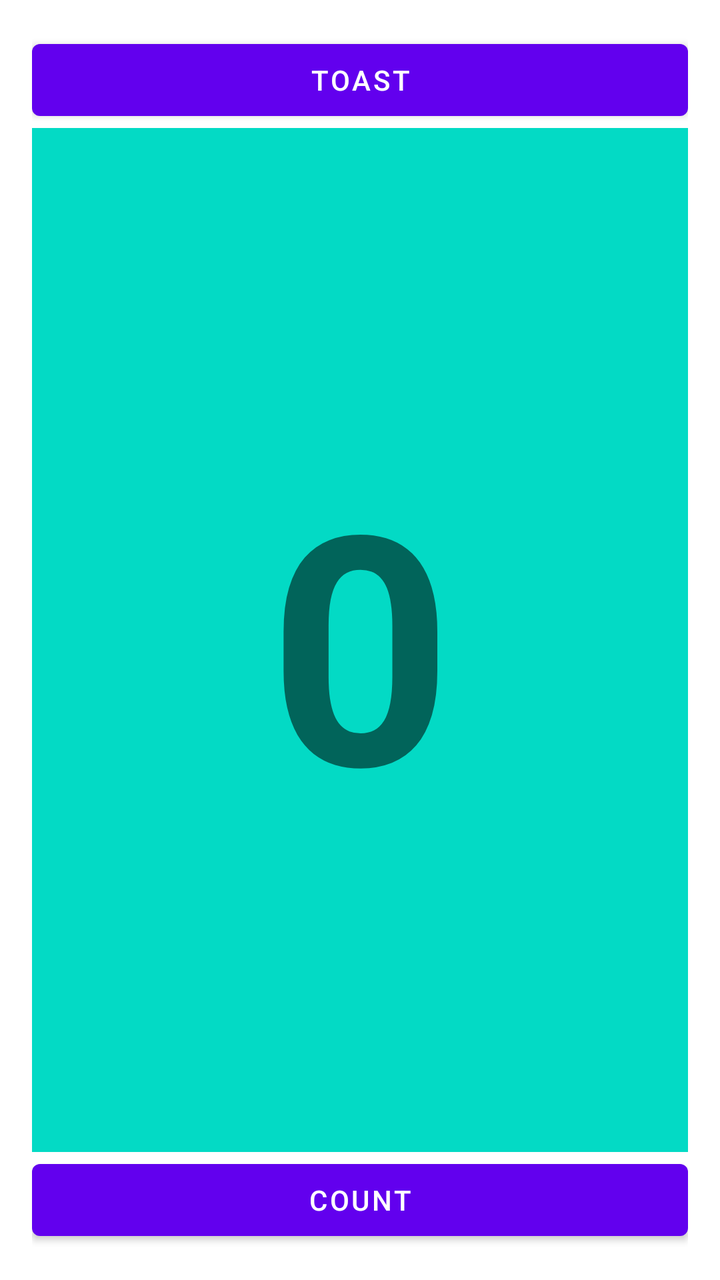
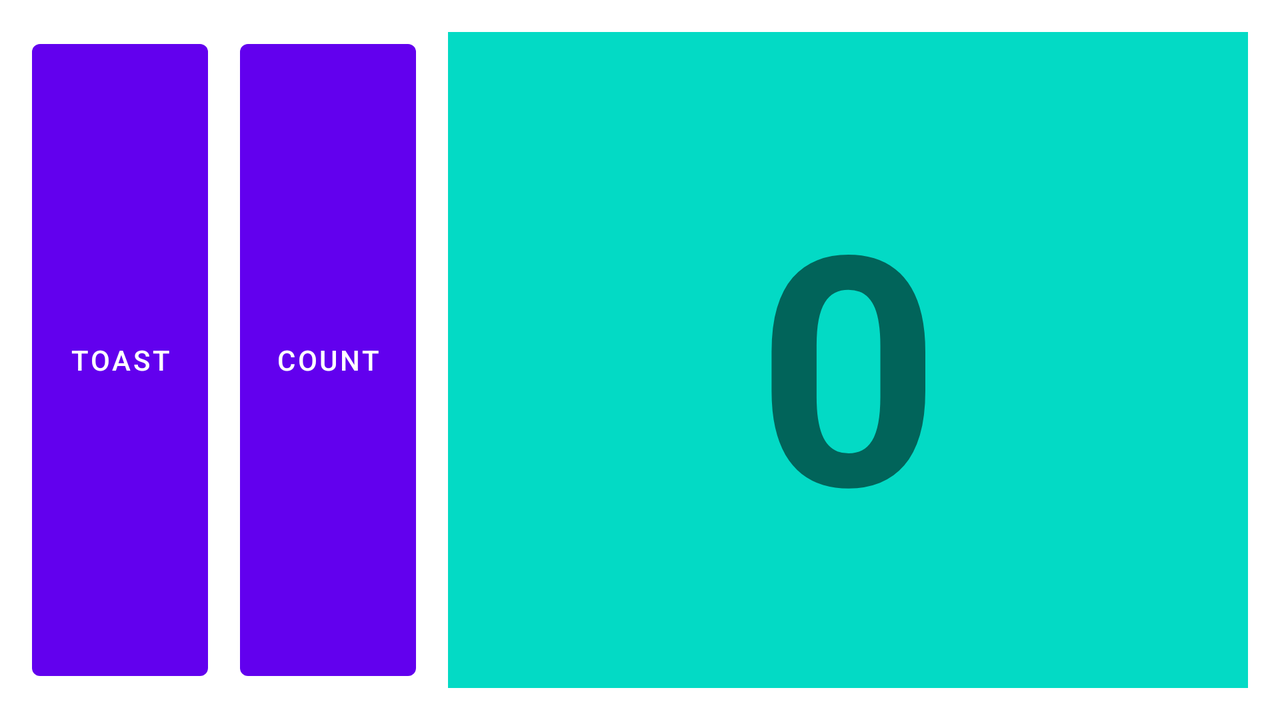

One screen, two layout resources from the same app: the default and the repository's alternative for another configuration. Each is rendered where Android would select it; the XML of both is given below.
<!-- AndroidManifest.xml: application theme Theme.AndersenHomeworks -->
<!-- res/layout/activity_lesson1_2.xml -->
<?xml version="1.0" encoding="utf-8"?>
<LinearLayout xmlns:android="http://schemas.android.com/apk/res/android"
    xmlns:app="http://schemas.android.com/apk/res-auto"
    xmlns:tools="http://schemas.android.com/tools"
    android:layout_width="match_parent"
    android:layout_height="match_parent"
    android:padding="@dimen/app_padding"
    android:orientation="vertical"
    tools:context=".lessons1_2.ActivityLessons1_2">

    <Button
        android:id="@+id/activityLesson1_2_btnToast"
        android:layout_width="match_parent"
        android:layout_height="wrap_content"
        android:text="@string/activityLesson1_2_btnToast_title" />

    <TextView
        android:id="@+id/activityLesson1_2_tvCount"
        android:layout_width="match_parent"
        android:layout_height="0dp"
        android:layout_weight="1"
        android:text="@string/activityLesson1_2_tvCount_text"
        android:textSize="@dimen/activityMain_tvCount_textSize"
        android:textStyle="bold"
        android:gravity="center"
        android:background="@color/teal_200" />

    <Button
        android:id="@+id/activityLesson1_2_btnCount"
        android:layout_width="match_parent"
        android:layout_height="wrap_content"
        android:text="@string/activityLesson1_2_btnCount_title" />

</LinearLayout>
<!-- resources referenced by this layout -->
<resources>
  <color name="teal_200">#FF03DAC5</color>
  <dimen name="activityMain_tvCount_textSize">160sp</dimen>
  <dimen name="app_padding">16dp</dimen>
  <string name="activityLesson1_2_btnCount_title">Count</string>
  <string name="activityLesson1_2_btnToast_title">Toast</string>
  <string name="activityLesson1_2_tvCount_text">0</string>
  <style name="Theme.AndersenHomeworks" parent="Theme.MaterialComponents.DayNight.DarkActionBar">
          
          <item name="colorPrimary">@color/purple_500</item>
          <item name="colorPrimaryVariant">@color/purple_700</item>
          <item name="colorOnPrimary">@color/white</item>
          
          <item name="colorSecondary">@color/teal_200</item>
          <item name="colorSecondaryVariant">@color/teal_700</item>
          <item name="colorOnSecondary">@color/black</item>
          
          <item name="android:statusBarColor" tools:targetApi="l">?attr/colorPrimaryVariant</item>
          
      </style>
  <color name="purple_500">#FF6200EE</color>
  <color name="purple_700">#FF3700B3</color>
  <color name="white">#FFFFFFFF</color>
  <color name="teal_700">#FF018786</color>
  <color name="black">#FF000000</color>
</resources>
<!-- res/layout-land/activity_lesson1_2.xml (the repository's variant of the layout above) -->
<!-- drawn on the phone turned sideways -->
<?xml version="1.0" encoding="utf-8"?>
<androidx.constraintlayout.widget.ConstraintLayout xmlns:android="http://schemas.android.com/apk/res/android"
    xmlns:app="http://schemas.android.com/apk/res-auto"
    xmlns:tools="http://schemas.android.com/tools"
    android:layout_width="match_parent"
    android:layout_height="match_parent"
    android:padding="@dimen/app_padding"
    tools:context=".lessons1_2.ActivityLessons1_2">

    <Button
        android:id="@+id/activityLesson1_2_btnToast"
        android:layout_width="wrap_content"
        android:layout_height="match_parent"
        android:text="@string/activityLesson1_2_btnToast_title"
        app:layout_constraintStart_toStartOf="parent"/>

    <TextView
        android:id="@+id/activityLesson1_2_tvCount"
        android:layout_width="0dp"
        android:layout_height="match_parent"
        android:layout_marginStart="@dimen/app_padding"
        android:text="@string/activityLesson1_2_tvCount_text"
        android:textSize="@dimen/activityMain_tvCount_textSize"
        android:textStyle="bold"
        android:gravity="center"
        android:background="@color/teal_200"
        app:layout_constraintStart_toEndOf="@id/activityLesson1_2_btnCount"
        app:layout_constraintEnd_toEndOf="parent"/>

    <Button
        android:id="@+id/activityLesson1_2_btnCount"
        android:layout_width="wrap_content"
        android:layout_height="0dp"
        android:text="@string/activityLesson1_2_btnCount_title"
        android:layout_marginStart="@dimen/app_padding"
        app:layout_constraintStart_toEndOf="@id/activityLesson1_2_btnToast"
        app:layout_constraintTop_toTopOf="parent"
        app:layout_constraintBottom_toBottomOf="parent"/>

</androidx.constraintlayout.widget.ConstraintLayout>
